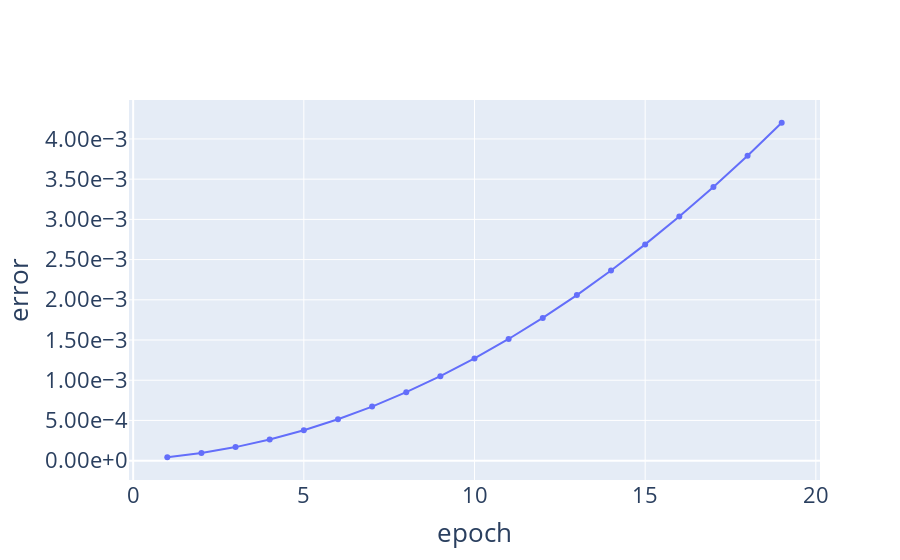

Here is the notebook cell this chart was saved with:
### Code cell
x = list(range(1, 20))
totals = [4.20155e-05, 9.45355e-05, 0.000168063, 0.000262598, 0.000378141, 0.000514693, 0.000672251, 0.000850818, 0.00105039, 0.00127097, 0.00151257, 0.00177516, 0.00205877, 0.00236338, 0.002689, 0.00303563, 0.00340327, 0.00379191, 0.00420157]

fig = go.Figure(
    data = [
        go.Scatter(x=x, y=totals, name="err"),
    ],
    layout = {"xaxis": {"title": "epoch"}, "yaxis": {"title": "error", "tickformat": ".2e"}},
)
fig.update_layout(
        font=dict(
            size=22
        )
    )
fig.show()
fig.write_image("1_256/L1_256_err.png", width=1000, height=1000)

### Figure 1 — Plotly figure (JSON) as saved in the notebook; plotly's stock layout.template omitted (floating-point values rounded to 4 significant figures)
{"data": [{"name": "err", "type": "scatter", "x": [1, 2, 3, 4, 5, 6, 7, 8, 9, 10, 11, 12, 13, 14, 15, 16, 17, 18, 19], "y": [4.202e-05, 9.454e-05, 0.0001681, 0.0002626, 0.0003781, 0.0005147, 0.0006723, 0.0008508, 0.00105, 0.001271, 0.001513, 0.001775, 0.002059, 0.002363, 0.002689, 0.003036, 0.003403, 0.003792, 0.004202]}], "layout": {"font": {"size": 22}, "xaxis": {"title": {"text": "epoch"}}, "yaxis": {"tickformat": ".2e", "title": {"text": "error"}}}}
